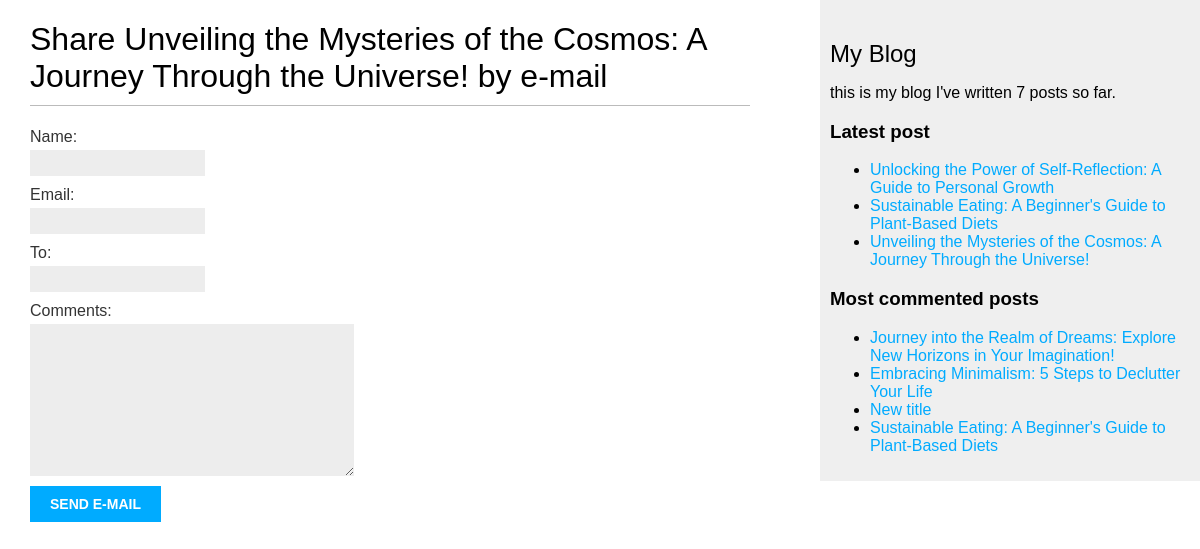
/blog/2/share/, run on the app's committed database.
### blog/models.py (models this page shows, shortened)
class Post(models.Model):
    class Status(models.TextChoices):
        DRAFT = 'DF', 'Draft'
        PUBLISHED = 'PB', 'Published'
    title = models.CharField(max_length=250)
    slug = models.SlugField(max_length=250, unique_for_date='publish')
    author = models.ForeignKey(User,
                               on_delete=models.CASCADE,
                               related_name='blog_posts')
    body = models.TextField()
    publish = models.DateField(default=timezone.now)
    created = models.DateField(auto_now_add=True)
    updated = models.DateField(auto_now=True)
    status = models.CharField(max_length=2,
                              choices=Status.choices,
                              default=Status.DRAFT)
    objects = models.Manager()
    published = PublishedManager()
    tags = TaggableManager()
    class Meta:
        ordering = ['-publish']
        indexes = [
            models.Index(fields=['-publish']),
        ]
    def get_absolute_url(self):
        return reverse('blog:post_detail', args=[self.publish.year,
                                                 self.publish.month,
                                                 self.publish.day,
                                                 self.slug])

### blog/views.py (the view)
# urls.py: path('<int:post_id>/share/', views.post_share, name='post_share'),
def post_share(request, post_id):
    post = get_object_or_404(Post, id=post_id, status=Post.Status.PUBLISHED)
    sent = False
    if request.method == 'POST':
        form = EmailPostForm(request.POST)
        if form.is_valid():
            cd = form.cleaned_data
            post_url = request.build_absolute_uri(post.get_absolute_url())
            subject = f"{cd['name']} recommend you read {post.title}"
            message = f"Read {post.title} at {post_url}\n\n {cd['name']}'s comments: {cd['comments']}"
            send_mail(subject, message, 'sasha.v720@gmail.com', [cd['to']])
            sent = True
    else:
        form = EmailPostForm()
    return render(request, 'blog/post/share.html', {'post': post,
                                                    'form': form,
                                                    'sent': sent})

### blog/forms.py
class EmailPostForm(forms.Form):
    name = forms.CharField(max_length=25)
    email = forms.EmailField()
    to = forms.EmailField()
    comments = forms.CharField(required=False, widget=forms.Textarea)

### blog/models.py (called while the page is built)
    def get_queryset(self):
        return super().get_queryset()\
                        .filter(status=Post.Status.PUBLISHED)

### blog/templatetags/blog_tags.py (called while the page is built)
@register.simple_tag
def total_posts():
    return Post.published.count()

@register.simple_tag
def get_most_commented_posts(count=2):
    return Post.published.annotate(total_comments=Count('comments')).order_by('-total_comments')[::count]

@register.inclusion_tag('blog/post/latest_posts.html')
def show_latest_posts(count=5):
    latest_posts = Post.published.order_by('-publish')[::count]
    return {'latest_posts': latest_posts}

### blog/templates/blog/post/share.html (shortened to what this page needs)
{% extends "blog/base.html" %}
{% block content %}
    {% if sent %}
        <h1>E-mail sent successfully </h1>
        <p>
            "{{ post.title }}" was successfully sent to {{ form.cleaned_data.to }}.
        </p>
    {% else %}
        <h1>Share {{ post.title }} by e-mail</h1>
        <form method="post">
            {{ form.as_p }}
            <input type="submit" value="Send e-mail">
        </form>
    {% endif %}
{% endblock %}

### blog/templates/blog/base.html (shortened to what this page needs)
{% load blog_tags %}
{% load static %}
<!DOCTYPE html>
<html lang="en">
<head>
    <link href="{% static 'css/blog.css' %}" rel="stylesheet">
</head>
<body>
    <div id="content">
        {% block content %}
        {% endblock %}
    </div>
    <div id="sidebar">
        <h2>My Blog</h2>
        <p>
            this is my blog
            I've written {% total_posts %} posts so far.
        </p>
        <h3>Latest post</h3>
        {% show_latest_posts 3 %}
        <h3>Most commented posts</h3>
        {% get_most_commented_posts as most_commented_posts %}
        <ul>
            {% for post in most_commented_posts %}
            <li>
                <a href="{{ post.get_absolute_url }}">{{ post.title }}</a>
            </li>
            {% endfor %}
        </ul>
    </div>
</body>
</html>

### blog/templates/blog/post/latest_posts.html
<ul>
    {% for post in latest_posts %}
    <li>
        <a href="{{ post.get_absolute_url }}">{{ post.title }}</a>
    </li>
    {% endfor %}
</ul>

### blog/static/css/blog.css (style rules this page uses)
body { margin:0; padding:0; font-family:helvetica, sans-serif; }
a { color:#00abff; text-decoration:none; }
h1 { font-weight:normal; border-bottom:1px solid #bbb; padding:0 0 10px 0; }
h2 { font-weight:normal; margin:30px 0 0; }
#content { float:left; width:60%; padding:0 0 0 30px; }
#sidebar { float:right; width:30%; padding:10px; background:#efefef; height:100%; }
label { float:left; clear:both; color:#333; margin-bottom:4px; }
input, textarea { clear:both; float:left; margin:0 0 10px; background:#ededed; border:0; padding:6px 10px; font-size:12px; }
input[type=submit] { font-weight:bold; background:#00abff; color:#fff; padding:10px 20px; font-size:14px; text-transform:uppercase; }

### data on the page
Post: title "Unveiling the Mysteries of the Cosmos: A Journey Through the Universe!"
Post: title "Unlocking the Power of Self-Reflection: A Guide to Personal Growth"
Post: title "Sustainable Eating: A Beginner's Guide to Plant-Based Diets"
Post: title "Journey into the Realm of Dreams: Explore New Horizons in Your Imagination!"
Post: title "Embracing Minimalism: 5 Steps to Declutter Your Life"
Post: title "New title"
